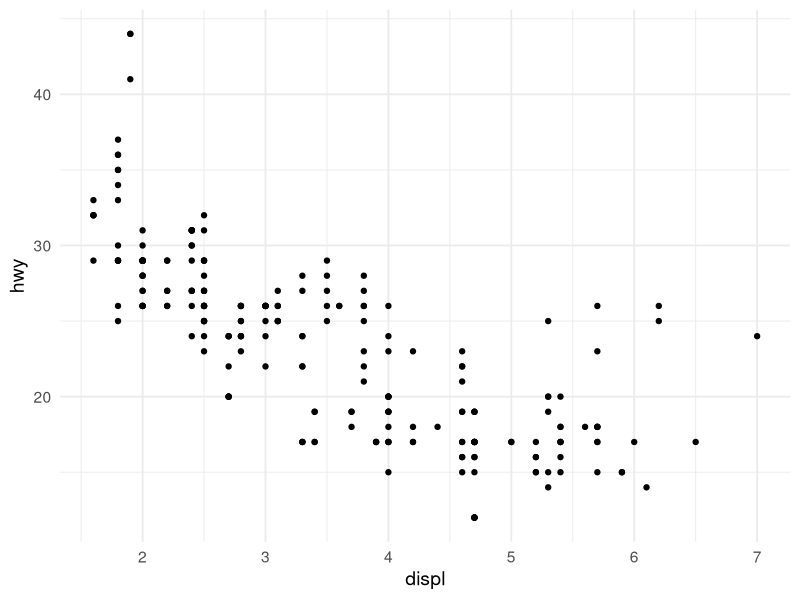
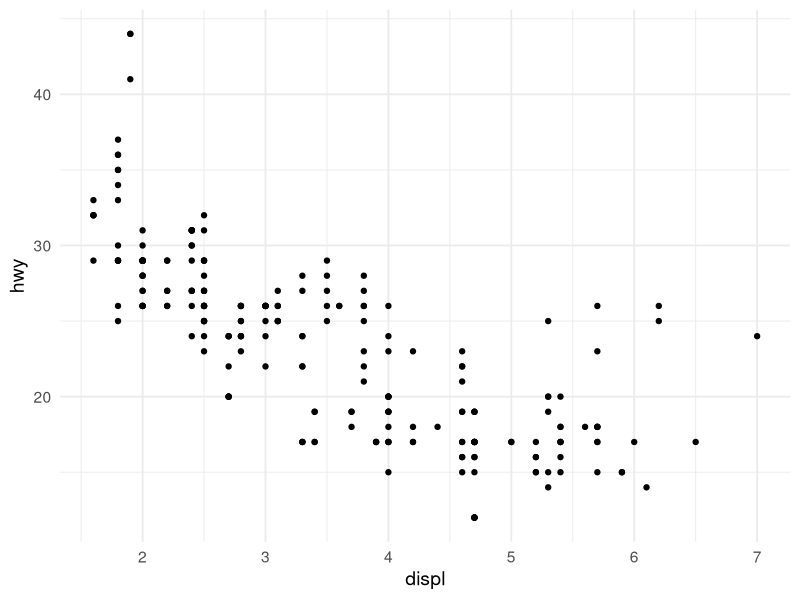
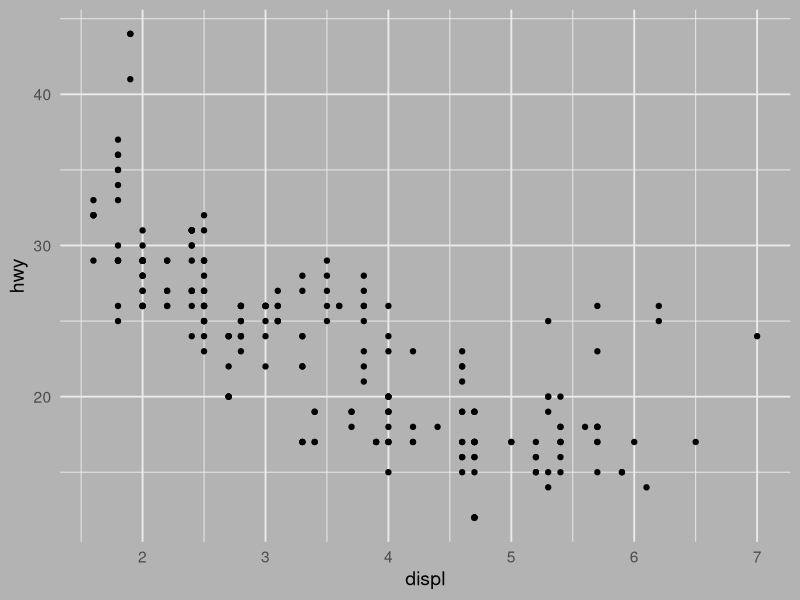
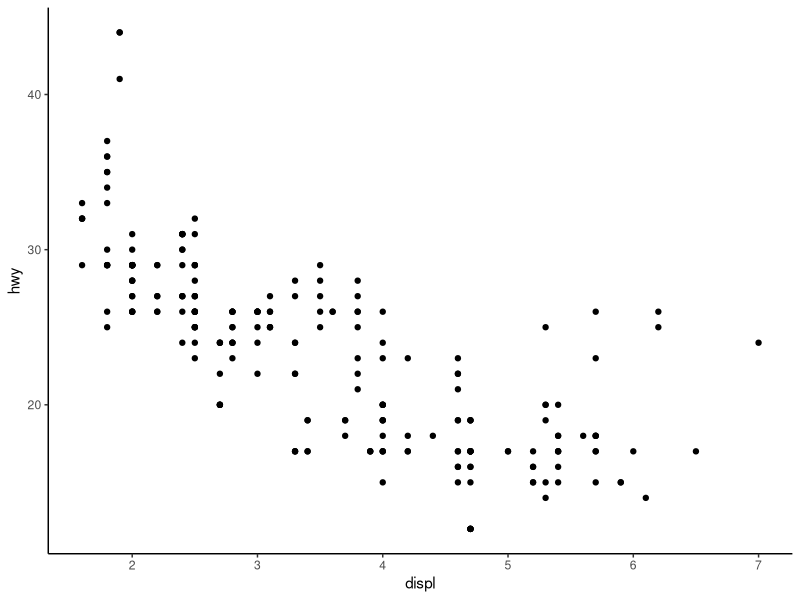
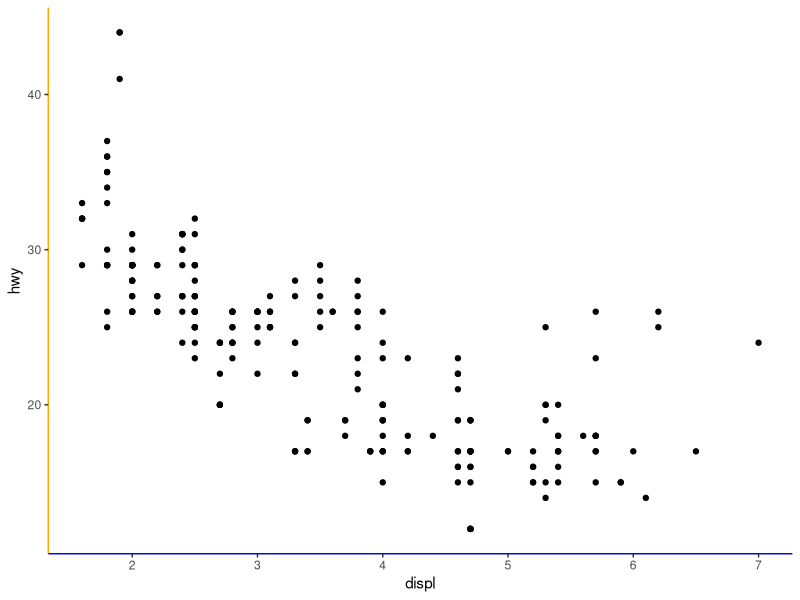
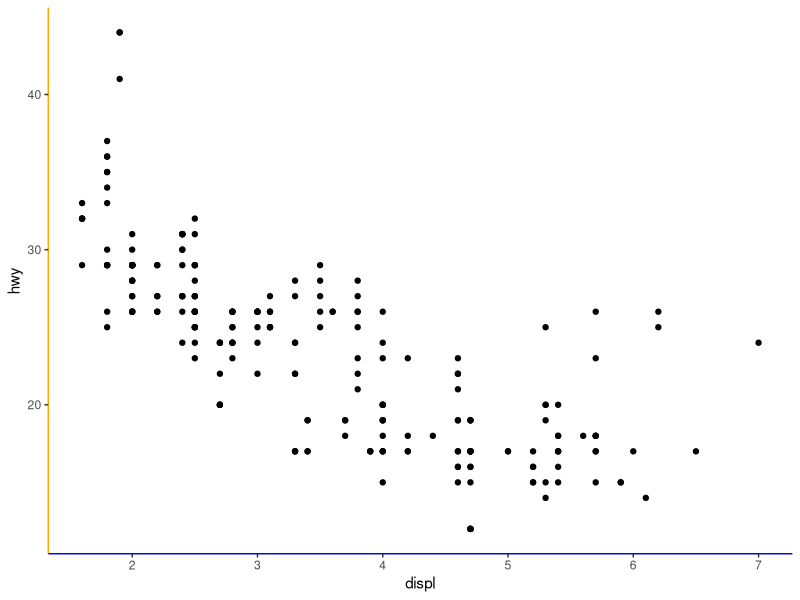
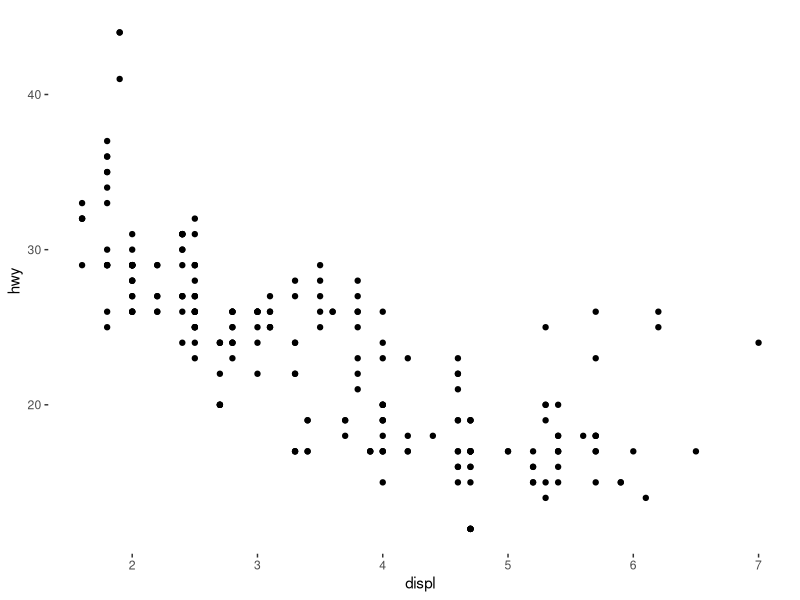
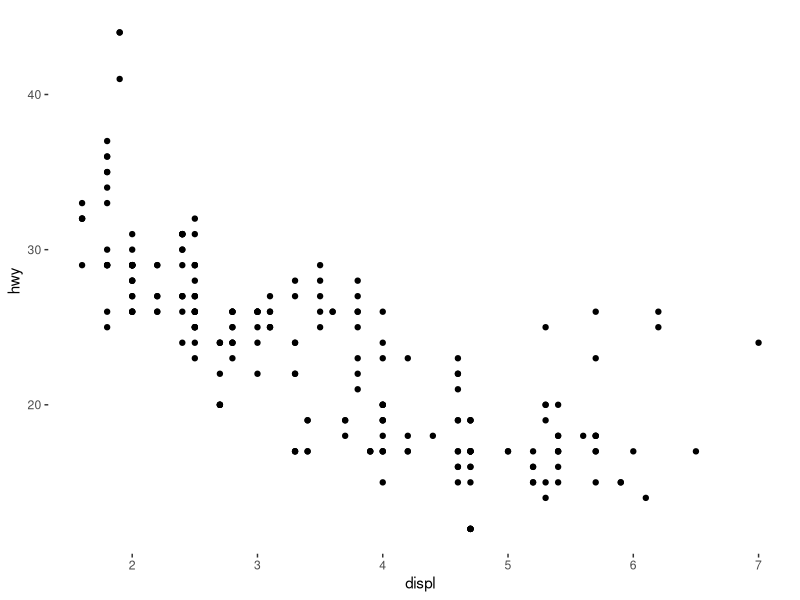

These charts were generated, in order, by the following R code:
## ---- chunk 1
knitr::opts_chunk$set(echo = TRUE)
## ---- chunk 2
library(tidyverse)
## ---- chunk 3
theme_minimal <- function(
    base_size      = 11, 
    base_family    = "", 
    base_line_size = base_size/22, 
    base_rect_size = base_size/22
) {
    theme_bw(
        base_size      = base_size, 
        base_family    = base_family, 
        base_line_size = base_line_size, 
        base_rect_size = base_rect_size
    ) %+replace%
        theme(
            axis.ticks        = element_blank(), 
            legend.background = element_blank(), 
            legend.key        = element_blank(), 
            panel.background  = element_blank(), 
            panel.border      = element_blank(), 
            strip.background  = element_blank(), 
            plot.background   = element_blank(), 
            complete          = TRUE
        )
}
## ---- chunk 4
theme_background <- function(background = "white", ...) {
    theme_minimal(...) %+replace%
        theme(
            plot.background = element_rect(
                fill   = background,
                colour = background
            ),
            complete = TRUE
        )
}

base <- mpg %>% 
    ggplot(aes(displ, hwy)) +
    geom_point()

base +
    theme_minimal(base_size = 14)

base +
    theme_background(base_size = 14)

base +
    theme_background(
        base_size = 14,
        background = "grey70"
    )
## ---- chunk 5
# good 
theme_predictable <- function(...) {
    theme_classic(...) %+replace% 
        theme(
            axis.line.x = element_line(color = "blue"),
            axis.line.y = element_line(color = "orange"),
            complete    = TRUE
        )
}

# bad
theme_surprising <- function(...) {
    theme_classic(...) %+replace% 
        theme(
            axis.line.x = element_line(color = "blue"),
            axis.line.y = element_line(color = "orange")
        )
}

base +
    theme_classic()

base +
    theme_predictable()

base +
    theme_surprising()

base +
    theme_classic() +
    theme(axis.line = element_blank())

base +
    theme_predictable() +
    theme(axis.line = element_blank())

base +
    theme_surprising() +
    theme(axis.line = element_blank())

base + 
    theme_classic() +
    theme(
        axis.line.x = element_line(color = "blue"),
        axis.line.y = element_line(color = "orange"),
        axis.line   = element_blank()
    )
## ---- chunk 6
register_theme_elements(
    ggxyz.panel.annotation = element_text(
        color = "blue", 
        hjust = 0.95, 
        vjust = 0.05
    ),
    element_tree = list(
        ggxyz.panel.annotation = el_def(
            class   = "element_text", 
            inherit = "text"
        )
    )
)

coord_annotate <- function(label = "panel annotation") {
    ggproto(NULL, CoordCartesian,
            limits    = list(x = NULL, y = NULL),
            expand    = TRUE,
            default   = FALSE,
            clip      = "on",
            render_fg = function(panel_params, theme) {
                element_render(
                    theme   = theme, 
                    element = "ggxyz.panel.annotation", 
                    label   = label
                )
            }
    )
}

p <- base +
    coord_annotate("annotation in blue")

p

p +
    theme_dark()
## ---- chunk 7
StatChull <- ggproto(
    "StatChull",
    Stat,
    compute_group = function(data, scales) {
        data[chull(data$x, data$y), , drop = FALSE]
    },
    required_aes = c("x", "y")
)

stat_chull <- function(
    mapping     = NULL,
    data        = NULL,
    geom        = "polygon",
    position    = "identity",
    na.rm       = FALSE,
    show.legend = NA, 
    inherit.aes = TRUE,
    ...
) {
    layer(
        stat        = StatChull, 
        data        = data, 
        mapping     = mapping, 
        geom        = geom, 
        position    = position, 
        show.legend = show.legend, 
        inherit.aes = inherit.aes, 
        params      = list(na.rm = na.rm, ...)
    )
}

mpg %>%
    ggplot(aes(displ, hwy)) +
    geom_point() +
    stat_chull(fill = NA, colour = "black")

ggplot(mpg, aes(displ, hwy, colour = drv)) + 
    geom_point() + 
    stat_chull(fill = NA)
## ---- chunk 8
common_bandwidth <- function(data) {
    split_data <- split(data$x, data$group)
    bandwidth  <- mean(vapply(split_data, bw.nrd0, numeric(1)))
    return(bandwidth)
}

StatDensityCommon <- ggproto(
    "StatDensityCommon",
    Stat,
    required_aes = "x",
    setup_params = function(data, params) {
        if(is.null(params$bandwith)) {
            params$bandwidth <- common_bandwidth(data)
            message("Picking bandwidth of ", signif(params$bandwidth, 3))
        }
        return(params)
    },
    compute_group = function(data, scales, bandwidth = 1) {
        d <- density(data$x, bw = bandwidth)
        return(data.frame(x = d$x, y = d$y))
    }  
)

stat_density_common <- function(
    mapping     = NULL,
    data        = NULL,
    geom        = "line",
    position    = "identity",
    na.rm       = FALSE,
    show.legend = NA,
    inherit.aes = TRUE,
    bandwidth   = NULL,
    ...
) {
    layer(
        stat        = StatDensityCommon, 
        data        = data, 
        mapping     = mapping, 
        geom        = geom, 
        position    = position, 
        show.legend = show.legend, 
        inherit.aes = inherit.aes, 
        params      = list(
            bandwidth = bandwidth, 
            na.rm     = na.rm,
            ...
        )
    )
}

mpg %>%
    ggplot(aes(displ, colour = drv)) +
    stat_density_common()
## ---- chunk 9
GeomPolygonHollow <- ggproto(
    "GeomPolygonHollow",
    GeomPolygon,
    default_aes = aes(
        colour    = "black", 
        fill      = NA, 
        linewidth = 0.5,
        linetype  = 1,
        alpha     = NA
    )
)

geom_chull <- function(
    mapping     = NULL,
    data        = NULL,
    stat        = "chull",
    position    = "identity",
    na.rm       = FALSE,
    show.legend = NA,
    inherit.aes = TRUE,
    ...
) {
    layer(
        geom        = GeomPolygonHollow, 
        data        = data, 
        mapping     = mapping, 
        stat        = stat, 
        position    = position, 
        show.legend = show.legend, 
        inherit.aes = inherit.aes,
        params      = list(na.rm = na.rm, ...)
    )
}

mpg %>%
    ggplot(aes(displ, hwy)) +
    geom_chull() +
    geom_point()
## ---- chunk 10
GeomSpike <- ggproto(
    "GeomSpike",
    GeomSegment,
    
    # Specify the required aesthetics                   
    required_aes = c("x", "y", "angle", "radius"),
    
    # Transform the data before any drawing takes place
    setup_data = function(data, params) {
        transform(
            data,
            xend = x + cos(angle) * radius,
            yend = y + sin(angle) * radius
        )
    }
)

geom_spike <- function(
    mapping     = NULL,
    data        = NULL,
    stat        = "identity",
    position    = "identity",
    ...,
    na.rm       = FALSE,
    show.legend = NA,
    inherit.aes = TRUE
) {
  layer(
    data        = data, 
    mapping     = mapping, 
    geom        = GeomSpike, 
    stat        = stat, 
    position    = position, 
    show.legend = show.legend, 
    inherit.aes = inherit.aes, 
    params      = list(na.rm = na.rm, ...)
  )
}

tbl <- tibble(
  x      = 1:10,
  y      = 0,
  angle  = seq(from = 0, to = 2 * pi, length.out = 10),
  radius = seq(from = 0, to = 2, length.out = 10)
)

tbl %>%
ggplot(aes(x, y)) +
  geom_spike(aes(angle = angle, radius = radius)) + 
  coord_equal()
## ---- chunk 11
library(grid)

GeomBarbell <- ggproto(
    "GeomBarbell",
    Geom,
    required_aes = c("x", "y", "xend", "yend"),
    default_aes  = aes(
        colour    = "black",
        linewidth = .5,
        size      = 2,
        linetype  = 1,
        shape     = 19,
        fill      = NA,
        alpha     = NA,
        stroke    = 1
    ),
    
    draw_panel = function(data, panel_params, coord, ...) {
                           
        # Transformed data for the points
        point1 <- transform(data) 
        point2 <- transform(data, x = xend, y = yend)    
        
        # Return all three components
        gList(
            GeomSegment$draw_panel(data, panel_params, coord, ...),
            GeomPoint$draw_panel(point1, panel_params, coord, ...),
            GeomPoint$draw_panel(point2, panel_params, coord, ...)
        )
    }
)

geom_barbell <- function(
    mapping     = NULL,
    data        = NULL,
    stat        = "identity",
    position    = "identity", 
    ...,
    na.rm       = FALSE,
    show.legend = NA,
    inherit.aes = TRUE
) {
    layer(
        data        = data, 
        mapping     = mapping, 
        stat        = stat, 
        geom        = GeomBarbell, 
        position    = position, 
        show.legend = show.legend, 
        inherit.aes = inherit.aes, 
        params      = list(na.rm = na.rm, ...)
    )
}

tbl  <- tibble(x = 1:10, xend = 0:9, y = 0, yend = 1:10)

base <- tbl %>% 
    ggplot(aes(x, y, xend = xend, yend = yend))

base +
    geom_barbell()

base +
    geom_barbell(shape = 4, linetype = "dashed")
## ---- chunk 12
random_colours <- function(n) {
    sample(colours(distinct = TRUE), n, replace = TRUE)
}

scale_fill_random <- function(..., aesthetics = "fill") {
    discrete_scale(
        aesthetics = aesthetics,
        scale_name = "random", 
        palette    = random_colours
    )
}

mpg %>%
    ggplot(aes(hwy, class, fill = class)) + 
    geom_violin(show.legend = FALSE) +
    scale_fill_random()
## ---- chunk 13
normal_transformer <- function(x, sd) {
    function(x) {x + rnorm(length(x), sd = sd)}
}

PositionJitterNormal <- ggproto(
    'PositionJitterNormal',
    Position,
    
    # We need an x and y position aesthetic                              
    required_aes = c('x', 'y'),
    
    # By using the "self" argument we can access parameters that the 
    # user has passed to the position, and add them as layer parameters
    setup_params = function(self, data) {
        list(
            sd_x = self$sd_x, 
            sd_y = self$sd_y
        )
    },
    
    # When computing the layer, we can read the standard deviation 
    # parameters off the param list, and use them to transform the
    # position aesthetics
    compute_layer = function(data, params, panel) {
        
        # construct transformers for the x and y position scales 
        x_transformer <- normal_transformer(x, params$sd_x)
        y_transformer <- normal_transformer(y, params$sd_y)
        
        # return the transformed data
        transform_position(
            df      = data,
            trans_x = x_transformer,  
            trans_y = y_transformer
        )
    }
)

position_jitternormal <- function(sd_x = .15, sd_y = .15) {
    ggproto(NULL, PositionJitterNormal, sd_x = sd_x, sd_y = sd_y)
}

tbl <- data.frame(
    x = sample(1:3, 1500, TRUE),
    y = sample(1:3, 1500, TRUE)
)

tbl %>%
    ggplot(aes(x, y)) + geom_point(position = position_jitter())

tbl %>%
    ggplot(aes(x, y)) + geom_point(position = position_jitternormal())

## ---- chunk 14
library(rlang)

FacetScatter <- ggproto(
    "FacetScatter",
    FacetWrap,
    
    # This isn't important to the example: all we're doing is
    # forcing all panels to use fixed scale so that the rest
    # of the example can be kept simple
    setup_params = function(data, params) {
        params      <- FacetWrap$setup_params(data, params)
        params$free <- list(x = FALSE, y = FALSE)
        return(params)
    },                      
    
    # The compute_layout() method does the work
    compute_layout = function(data, params) {
        
        # create a data frame with one column per facetting 
        # variable, and one row for each possible combination
        # of values (i.e., one row per panel)
        panels <- combine_vars(
            data = data,
            env  = params$plot_env, 
            vars = params$facets, 
            drop = FALSE
        )
        
        # Create a data frame with columns for ROW and COL, 
        # with one row for each possible cell in the panel grid
        locations <- expand.grid(ROW = 1:params$nrow, COL = 1:params$ncol)
        
        # Randomly sample a subset of the locations
        shuffle <- sample(nrow(locations), nrow(panels))
        
        # Assign each panel a location                      
        layout <- data.frame(
            # panel identifier
            PANEL   = 1:nrow(panels),
            # row number for the panels
            ROW     = locations$ROW[shuffle],
            # column number for the panels
            COL     = locations$COL[shuffle],
            # all x-axis scales are fixed
            SCALE_X = 1L,
            # all y-axis scales are fixed
            SCALE_Y = 1L
        )
        
        # Bind the layout information with the panel identification
        # and return the resulting specification
        return(cbind(layout, panels))
    }                      
)

facet_scatter <- function(
    facets,
    nrow,
    ncol,
    strip.position = "top", 
    labeller       = "label_value"
) {
    
    ggproto(
        NULL,
        FacetScatter,
        params = list(
            facets         = quos_auto_name(facets),
            strip.position = strip.position,
            labeller       = labeller, 
            ncol           = ncol, 
            nrow           = nrow
        )
    )
}

mpg %>%
    ggplot(aes(displ, hwy)) + 
    geom_point() + 
    facet_scatter(vars(manufacturer), nrow = 5, ncol = 6)
